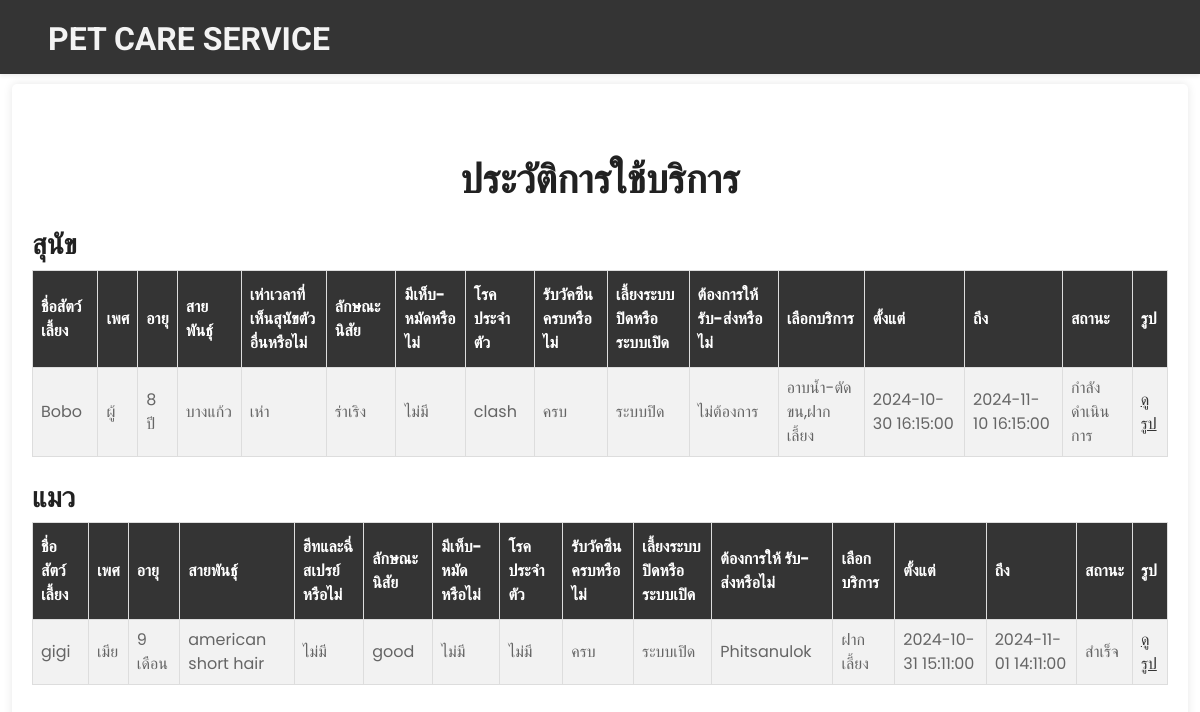
/history.php (signed in), run on the app's committed database.
### tables this page shows
CREATE TABLE `dogservice` (
  `dogID` int(11) NOT NULL,
  `dogname` varchar(255) NOT NULL,
  `doggender` enum('ผู้','เมีย') NOT NULL,
  `dogage` varchar(255) NOT NULL,
  `dogspicies` varchar(255) DEFAULT NULL,
  `dogbark` enum('เห่า','ไม่เห่า') NOT NULL,
  `dogbehavior` varchar(255) DEFAULT NULL,
  `dogtick` enum('มี','ไม่มี') NOT NULL,
  `dogcongen` varchar(255) NOT NULL,
  `dogvac` enum('ครบ','ไม่ครบ') NOT NULL,
  `dogrs` enum('ระบบปิด','ระบบเปิด') NOT NULL,
  `dogtrans` text NOT NULL,
  `dogservices` varchar(255) NOT NULL,
  `ddatetimestartd` datetime NOT NULL,
  `ddatetimeendd` datetime NOT NULL,
  `userID` int(11) NOT NULL,
  `username` varchar(255) NOT NULL,
  `phone` varchar(10) NOT NULL,
  `facebook` varchar(255) NOT NULL,
  `line` varchar(100) NOT NULL,
  `total_price` int(11) NOT NULL,
  `status` varchar(255) NOT NULL
);

CREATE TABLE `catservice` (
  `catID` int(11) NOT NULL,
  `catname` varchar(255) NOT NULL,
  `catgender` enum('ผู้','เมีย') NOT NULL,
  `catage` varchar(100) NOT NULL,
  `catspicies` varchar(255) DEFAULT NULL,
  `catheat` enum('มี','ไม่มี') NOT NULL,
  `catbehavior` varchar(255) DEFAULT NULL,
  `cattick` enum('มี','ไม่มี') NOT NULL,
  `catcongen` varchar(255) NOT NULL,
  `catvac` enum('ครบ','ไม่ครบ') NOT NULL,
  `catrs` enum('ระบบปิด','ระบบเปิด') NOT NULL,
  `cattrans` text NOT NULL,
  `catservices` varchar(255) NOT NULL,
  `cdatetimestartc` datetime NOT NULL,
  `cdatetimeendc` datetime NOT NULL,
  `userID` int(11) NOT NULL,
  `username` varchar(255) NOT NULL,
  `phone` varchar(10) NOT NULL,
  `facebook` varchar(255) NOT NULL,
  `line` varchar(100) NOT NULL,
  `total_price` int(11) NOT NULL,
  `status` varchar(255) NOT NULL
);

### history.php (the view, shortened to what this page needs)
<?php
include('config/connect.php');
if (isset($_SESSION['email'])) {
    $email = $_SESSION['email'];
    $sqlUser = "SELECT userID FROM register WHERE email = ?";
    $stmtUser = $conn->prepare($sqlUser);
    $stmtUser->bind_param("s", $email);
    $stmtUser->execute();
    $resultUser = $stmtUser->get_result();
    if ($rowUser = $resultUser->fetch_assoc()) {
        $userID = $rowUser['userID'];
        $sqlDog = "SELECT * FROM dogservice WHERE userID = ?";
        $stmtDog = $conn->prepare($sqlDog);
        $stmtDog->bind_param("i", $userID);
        $stmtDog->execute();
        $resultDog = $stmtDog->get_result();
        $sqlCat = "SELECT * FROM catservice WHERE userID = ?";
        $stmtCat = $conn->prepare($sqlCat);
        $stmtCat->bind_param("i", $userID);
        $stmtCat->execute();
        $resultCat = $stmtCat->get_result();
    } else {
        echo "ไม่พบผู้ใช้.";
    }
} else {
    $_SESSION['msg'] = 'กรุณาเข้าสู่ระบบ';
    header('location: login.php');
    exit();
}
?>
<!DOCTYPE html>
<html lang="en">
<head>
    <link href="https://cdn.jsdelivr.net/npm/bootstrap-icons@1.4.1/font/bootstrap-icons.css" rel="stylesheet">
    <link href="lib/flaticon/font/flaticon.css" rel="stylesheet">
    <link href="lib/owlcarousel/assets/owl.carousel.min.css" rel="stylesheet">
    <link href="css/bootstrap.min.css" rel="stylesheet">
    <link href="css/style.css" rel="stylesheet">
</head>
<body>
    <?php if (isset($_SESSION['email'])): ?>
    <nav class="navbar navbar-expand-lg navbar-light shadow-sm " style="background-color:#343434;">
        <a href="active.php" class="navbar-brand ms-lg-5">
            <h1 class="m-0 text-uppercase text-light"><font size="6" >Pet care service</font></h1>
        </a>
    </nav>
    <div class="container-fluid">
        <div class="container2 py-5">
            <h1 class="mt-4 text-center">ประวัติการใช้บริการ</h1>
            <div class="mb-3">
            <h3 class="mt-4 ">สุนัข</h3>
            <table id="hist">
                <tr>
                    <th>ชื่อสัตว์เลี้ยง</th>
                    <th>เพศ</th>
                    <th>อายุ</th>
                    <th>สายพันธุ์</th>
                    <th>เห่าเวลาที่เห็นสุนัขตัวอื่นหรือไม่</th>
                    <th>ลักษณะนิสัย</th>
                    <th>มีเห็บ-หมัดหรือไม่</th>
                    <th>โรคประจำตัว</th>
                    <th>รับวัคซีนครบหรือไม่</th>
                    <th>เลี้ยงระบบปิดหรือระบบเปิด</th>
                    <th>ต้องการให้ รับ-ส่งหรือไม่</th>
                    <th>เลือกบริการ</th>
                    <th>ตั้งแต่</th>
                    <th>ถึง</th>
                    <th>สถานะ</th>
                    <th>รูป</th>
                </tr>
                <?php
                if (isset($resultDog) && $resultDog->num_rows > 0) {
                    while ($row = $resultDog->fetch_assoc()) {
                        echo "<tr>
                                <td>{$row['dogname']}</td>
                                <td>{$row['doggender']}</td>
                                <td>{$row['dogage']}</td>
                                <td>{$row['dogspicies']}</td>
                                <td>{$row['dogbark']}</td>
                                <td>{$row['dogbehavior']}</td>
                                <td>{$row['dogtick']}</td>
                                <td>{$row['dogcongen']}</td>
                                <td>{$row['dogvac']}</td>
                                <td>{$row['dogrs']}</td>
                                <td>{$row['dogtrans']}</td>
                                <td>{$row['dogservices']}</td>
                                <td>{$row['ddatetimestartd']}</td>
                                <td>{$row['ddatetimeendd']}</td>
                                <td>{$row['status']}</td>
                                <td>
                                <a href='view_image.php?id={$row['dogID']}' style='text-decoration: underline; color: #343434;'>ดูรูป</a>
                                </td>
                              </tr>";
                    }
                } else {
                    echo "<tr><td colspan='12'>ไม่มีข้อมูล</td></tr>";
                }
                ?>
            </table>
            </div>
            <div class="mb-3">
            <h3 class="mt-4 ">แมว</h3>
            <table id="hist">
                <tr>
                    <th>ชื่อสัตว์เลี้ยง</th>
                    <th>เพศ</th>
                    <th>อายุ</th>
                    <th>สายพันธุ์</th>
                    <th>ฮีทและฉี่สเปรย์หรือไม่</th>
                    <th>ลักษณะนิสัย</th>
                    <th>มีเห็บ-หมัดหรือไม่</th>
                    <th>โรคประจำตัว</th>
                    <th>รับวัคซีนครบหรือไม่</th>
                    <th>เลี้ยงระบบปิดหรือระบบเปิด</th>
                    <th>ต้องการให้ รับ-ส่งหรือไม่</th>
                    <th>เลือกบริการ</th>
                    <th>ตั้งแต่</th>
                    <th>ถึง</th>
                    <th>สถานะ</th>
                    <th>รูป</th>
                </tr>
                <?php
                if (isset($resultCat) && $resultCat->num_rows > 0) {
                    while ($row = $resultCat->fetch_assoc()) {
                        echo "<tr>
                                <td>{$row['catname']}</td>
                                <td>{$row['catgender']}</td>
                                <td>{$row['catage']}</td>
                                <td>{$row['catspicies']}</td>
                                <td>{$row['catheat']}</td>
                                <td>{$row['catbehavior']}</td>
                                <td>{$row['cattick']}</td>
                                <td>{$row['catcongen']}</td>
                                <td>{$row['catvac']}</td>
                                <td>{$row['catrs']}</td>
                                <td>{$row['cattrans']}</td>
                                <td>{$row['catservices']}</td>
                                <td>{$row['cdatetimestartc']}</td>
                                <td>{$row['cdatetimeendc']}</td>
                                <td>{$row['status']}</td>
                                <td>
                                <a href='view_image2.php?id={$row['catID']}' style='text-decoration: underline; color: #343434;'>ดูรูป</a>
                                </td>
                              </tr>";
                    }
                } else {
                    echo "<tr><td colspan='12'>ไม่มีข้อมูล</td></tr>";
                }
                ?>
            </table>
            </div>
        </div>
    </div>
<?php endif; ?>
</body>
</html>

### css/style.css (style rules this page uses)
:root { --primary: #343434; --secondary: #343434; --light: #F3F3F3; --dark: #212121; }

### history.php (style rules this page uses)
.container2 { max-width: 1300px; max-height: 1750px; padding: 20px; border-radius: 5px; box-shadow: 0 0 10px rgba(0, 0, 0, 0.1); margin: 10px auto; flex-direction: column; justify-content: center; }
#hist td, #hist th { border: 1px solid #ddd; padding: 8px; }
#hist tr:nth-child(even) { background-color: #f2f2f2; }
#hist th { padding-top: 12px; padding-bottom: 12px; text-align: left; background-color: #343434; color: white; }

### data on the page
dogservice: dogname "Bobo", doggender "ผู้", dogage "8 ปี", dogspicies "บางแก้ว", dogbark "เห่า", dogbehavior "ร่าเริง", dogtick "ไม่มี", dogcongen "clash", dogvac "ครบ", dogrs "ระบบปิด", dogtrans "ไม่ต้องการ", dogservices "อาบน้ำ-ตัดขน,ฝากเลี้ยง", ddatetimestartd "2024-10-30 16:15:00", ddatetimeendd "2024-11-10 16:15:00", status "กำลังดำเนินการ"
catservice: catname "gigi", catgender "เมีย", catage "9 เดือน", catspicies "american short hair", catheat "ไม่มี", catbehavior "good", cattick "ไม่มี", catcongen "ไม่มี", catvac "ครบ", catrs "ระบบเปิด", cattrans "Phitsanulok", catservices "ฝากเลี้ยง", cdatetimestartc "2024-10-31 15:11:00", cdatetimeendc "2024-11-01 14:11:00", status "สำเร็จ"
